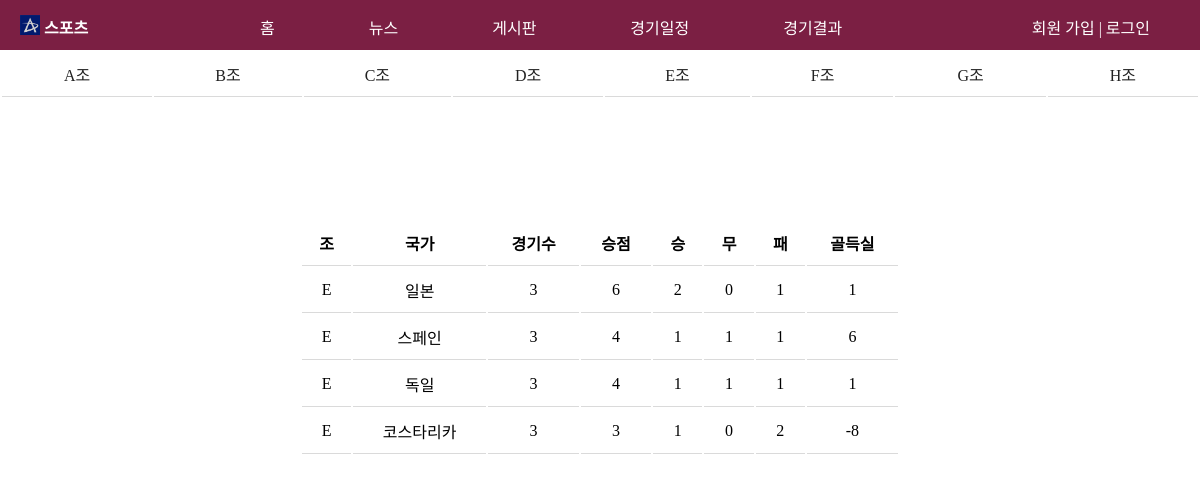
The app's page /result_E.php with its own data.
### tables this page shows
create table country (
	  id  varchar(10) not null
	, name char(20) not null
	, game int
	, point int
  	, win int
  	, draw int
  	, lose int
  	, goal int
  );

### result_E.php (the view, shortened to what this page needs)
<!doctype html>
<html>
  <head>
 <link rel="stylesheet" type="text/css" href="./css/common2.css">
 <link rel="stylesheet" type="text/css" href="./css/result.css">
  </head>
  <body>
    <header>
        <?php include "header.php";?>
    </header>
    <table>
    <tr>
    <td><a href="result_A.php">A조</a></td>
    <td><a href="result_B.php">B조</a></td>
    <td><a href="result_C.php">C조</a></td>
    <td><a href="result_D.php">D조</a></td>
    <td><a href="result_E.php">E조</a></td>
    <td><a href="result_F.php">F조</a></td>
    <td><a href="result_G.php">G조</a></td>
    <td><a href="result_H.php">H조</a></td>
  </tr>
    </table>
         <table class = "down">
        <tr>
          <th>조</th>
          <th>국가</th>
          <th>경기수</th>
          <th>승점</th>
          <th>승</th>
          <th>무</th>
          <th>패</th>
          <th>골득실</th>
        </tr>
        <?php
          $jb_conn = mysqli_connect('localhost', 'root', '', 'worldcup' );
          $jb_sql = "SELECT * FROM country where id = 'E';";
          $jb_result = mysqli_query( $jb_conn, $jb_sql );
          while( $jb_row = mysqli_fetch_array( $jb_result ) ) {
            echo '<tr><td>'
            . $jb_row[ 'id' ]
            . '</td><td>'
            . $jb_row[ 'name' ]
            . '</td><td>'
            . $jb_row[ 'game' ]
            . '</td><td>'
            . $jb_row[ 'point' ]
            . '</td><td>'
            . $jb_row[ 'win' ]
            . '</td><td>'
            . $jb_row[ 'draw' ]
            . '</td><td>'
            . $jb_row[ 'lose' ]
            . '</td><td>'
            . $jb_row[ 'goal' ]
            . '</td></tr>';
         }
        ?>
  </body>
</html>

### css/common2.css (style rules this page uses)
* { padding: 0; margin: 0; }
a { display: inline-block; text-decoration: none; }
a:link { color: #222222; }

### css/result.css (style rules this page uses)
table { width: 100%; }
th { padding: 10px; border-bottom: 1px solid #dadada; }
td { padding: 10px; border-bottom: 1px solid #dadada; text-align : center; }
.down { margin-left: auto; margin-right: auto; margin-top : 10%; width : 50%; background-color : white; }

### records on screen
country: id "E", name "일본", game "3", point "6", win "2", draw "0", lose "1", goal "1"
country: id "E", name "스페인", game "3", point "4", win "1", draw "1", lose "1", goal "6"
country: id "E", name "독일", game "3", point "4", win "1", draw "1", lose "1", goal "1"
country: id "E", name "코스타리카", game "3", point "3", win "1", draw "0", lose "2", goal "-8"
